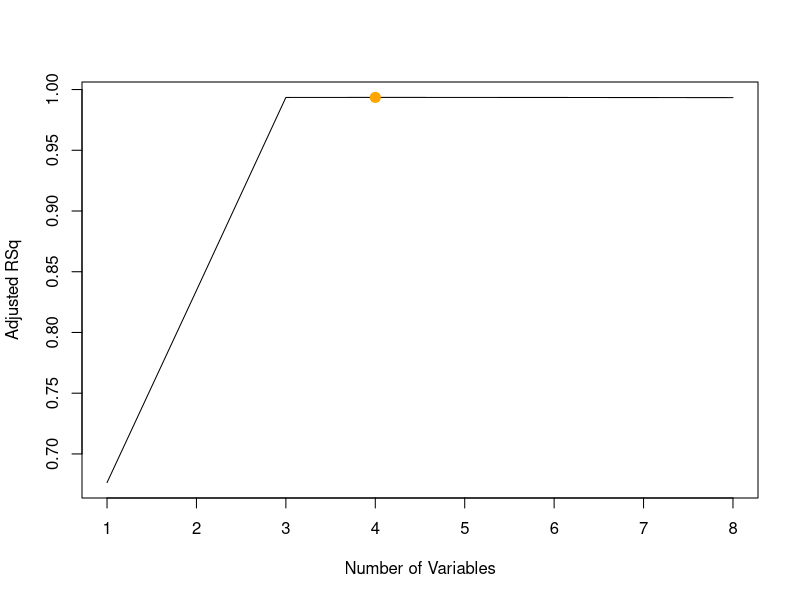
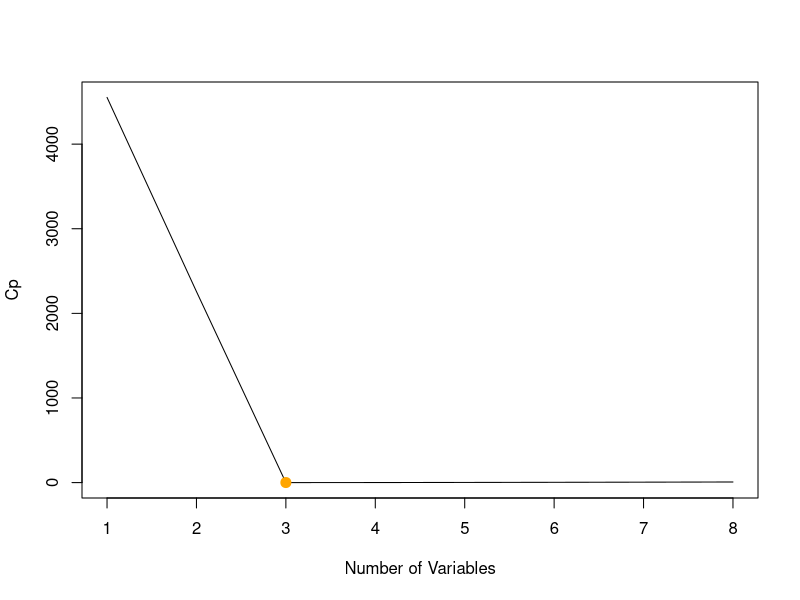
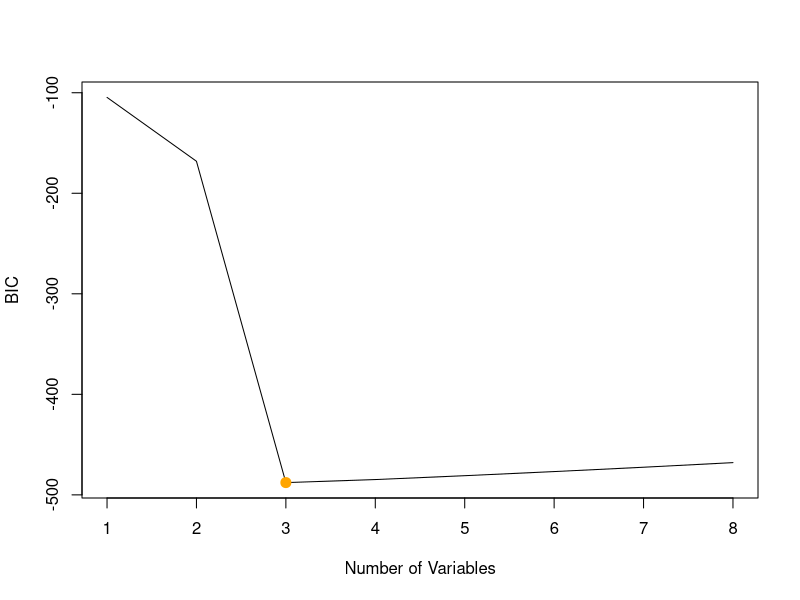
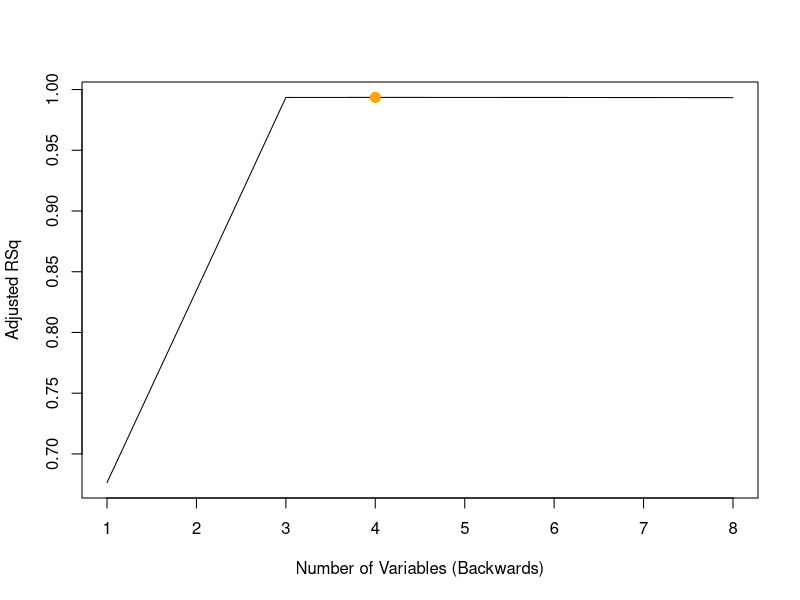
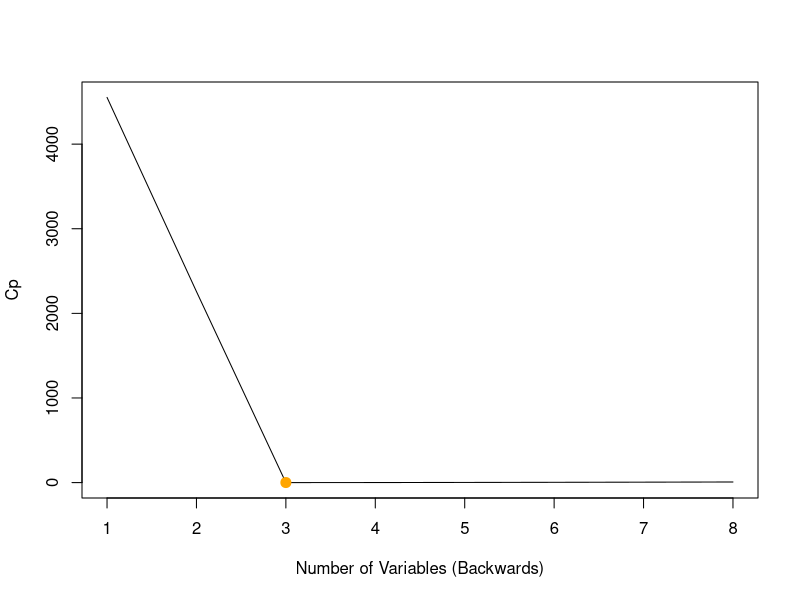
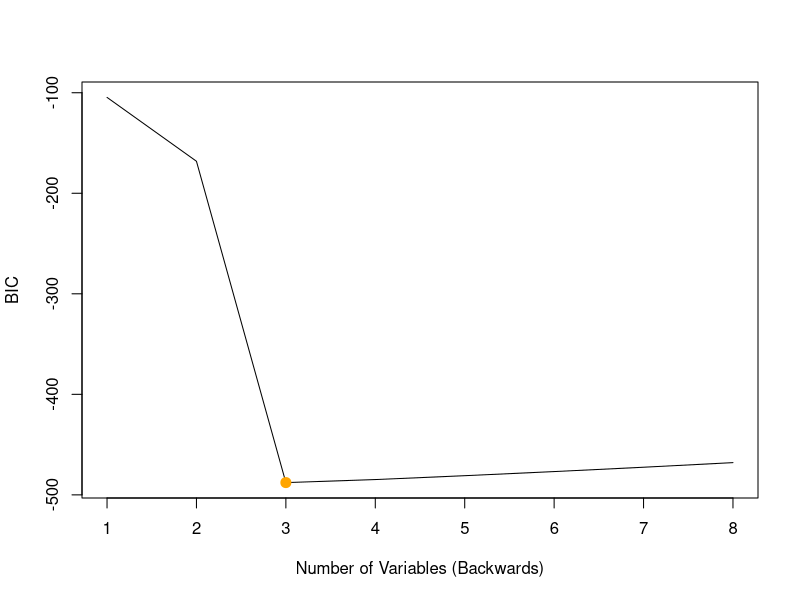
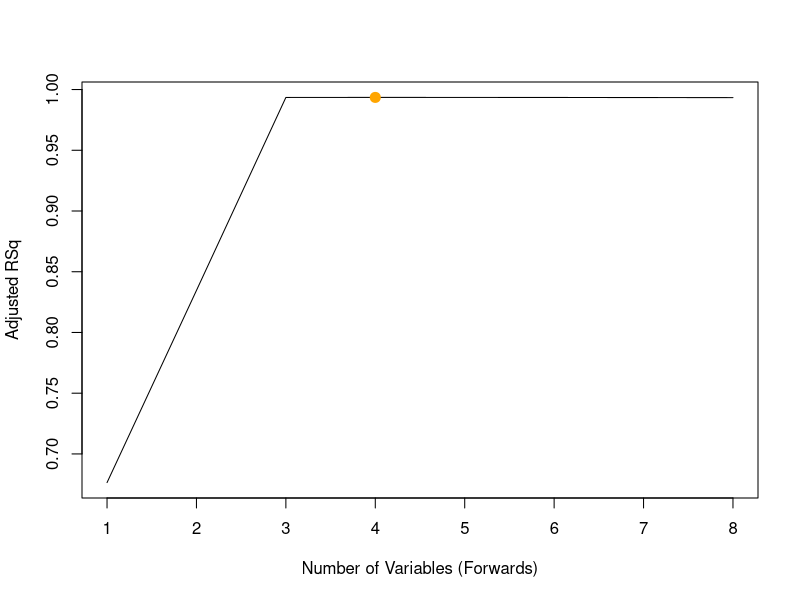
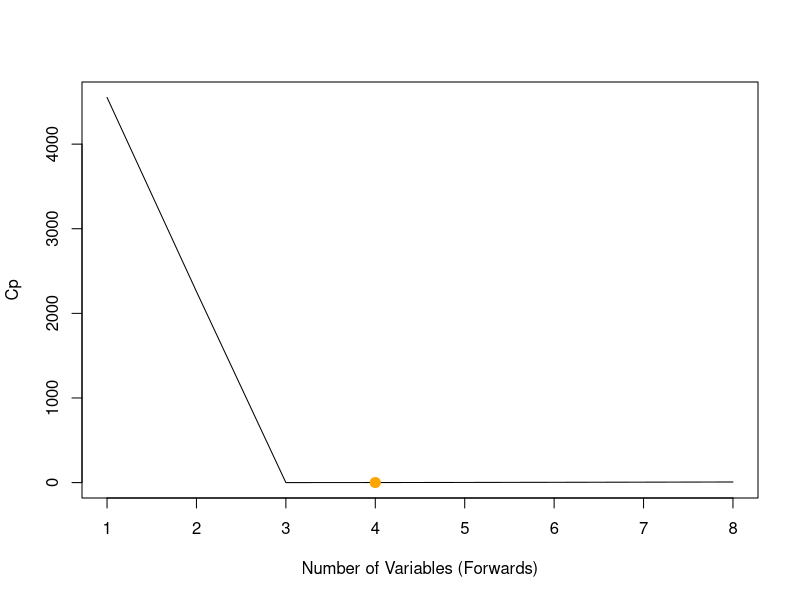

Source code (R) for these figures, in order: (Note: this script raises an error after producing the figures.)
## ---- chunk 1
library(leaps)
# a.
set.seed(1234)

X <- rnorm(100)
eps <- rnorm(100)

# b.
Y <- 3 + 2*X + pi * X^2 + exp(1) * X^3 + eps

# c.
### Adj R^2 chooses the 4 variable models, while the BIC and Cp method choose the 3 variable model. However, the difference between the 3 and 4 variable models for Adj R^2 are negligible ### 
data <- data.frame(X,Y)
regfit <- regsubsets(Y~poly(X,10), data=data)

regfit.summary <- summary(regfit)
names(regfit.summary)

which.max(regfit.summary$adjr2) # Adj R^2
which.min(regfit.summary$cp) # C_p
which.min(regfit.summary$bic) # BIC


plot(regfit.summary$adjr2, xlab = "Number of Variables", ylab = "Adjusted RSq", type = "l") # Plotting adj R^2 line
points(4, regfit.summary$adjr2[4], col = "orange", cex = 2, pch = 20) # Plotting point on line

plot(regfit.summary$cp, xlab = "Number of Variables", ylab = "Cp", type = "l")
points(3, regfit.summary$cp[4], col = "orange", cex = 2, pch = 20)

plot(regfit.summary$bic, xlab = "Number of Variables", ylab = "BIC", type = "l")
points(3, regfit.summary$bic[3], col = "orange", cex = 2, pch = 20)

## ---- chunk 2
### BACKWARDS ###
regfit.back <- regsubsets(Y~poly(X,10), data=data, method="backward")

back.summary <- summary(regfit.back)
names(back.summary)

which.max(back.summary$adjr2) # Adj R^2
which.min(back.summary$cp) # C_p
which.min(back.summary$bic) # BIC


plot(back.summary$adjr2, xlab = "Number of Variables (Backwards)", ylab = "Adjusted RSq", type = "l") # Plotting adj R^2 line
points(4, back.summary$adjr2[4], col = "orange", cex = 2, pch = 20) # Plotting point on line

plot(back.summary$cp, xlab = "Number of Variables (Backwards)", ylab = "Cp", type = "l")
points(3, back.summary$cp[4], col = "orange", cex = 2, pch = 20)

plot(back.summary$bic, xlab = "Number of Variables (Backwards)", ylab = "BIC", type = "l")
points(3, back.summary$bic[3], col = "orange", cex = 2, pch = 20)

### FORWARDS ###
regfit.forward <- regsubsets(Y~poly(X,10), data=data, method="forward")

forward.summary <- summary(regfit.forward)
names(forward.summary)

which.max(forward.summary$adjr2) # Adj R^2
which.min(forward.summary$cp) # C_p
which.min(forward.summary$bic) # BIC


plot(forward.summary$adjr2, xlab = "Number of Variables (Forwards)", ylab = "Adjusted RSq", type = "l") # Plotting adj R^2 line
points(4, forward.summary$adjr2[4], col = "orange", cex = 2, pch = 20) # Plotting point on line

plot(forward.summary$cp, xlab = "Number of Variables (Forwards)", ylab = "Cp", type = "l")
points(4, forward.summary$cp[4], col = "orange", cex = 2, pch = 20)

plot(forward.summary$bic, xlab = "Number of Variables (Forwards)", ylab = "BIC", type = "l")
points(3, forward.summary$bic[3], col = "orange", cex = 2, pch = 20)


## ---- chunk 3
# a.
set.seed(32)

p <- 20
n <- 1000

X <- matrix(data = rnorm(n * p, mean = 0, sd = 10), nrow = n, ncol = p)
beta <- runif(p, min=-5, max=5)
beta[c(3,12,19)] <- 0 # Fixing 3 of the beta elements to be 0
eps <- rnorm(1000, mean=0, sd=5)

Y <- X %*% beta + eps


# b.
train <- sample(1:n, size = 100, replace = FALSE)
train_X <- X[train,]
train_eps <- eps[train]
train_Y <- Y[train]
train_data <- data.frame(Y = train_Y, train_X)

test <- setdiff(1:n, train)
test_X <- X[test, ]
test_eps <- eps[test]
test_Y <- Y[test]
test_data <- data.frame(Y = test_Y, test_X)
## ---- chunk 4
# c.
regfit.best <- regsubsets(Y~., data=train_data, nvmax=20)
regfit.summary <- summary(regfit.best)

# From lab 5
predict.regsubsets <- function(object, newdata, id, ...) {
  form <- as.formula(object$call[[2]])
  mat <- model.matrix(form, newdata)
  coef <- coef(object, id = id)
  mat[, names(coef)] %*% coef
}

# Calculating train mse vector
train_mse <- rep(NA, p)
for (i in 1:p) {
  pred <- predict.regsubsets(regfit.best, newdata = train_data, id = i)
  train_mse[i] <- mean((train_data$Y - pred)^2)
}

# Plotting
plot(1:p, train_mse, type = "b",
     xlab = "Number of Predictors",
     ylab = "Training MSE",
     main = "Training MSE for Best Subset Selection")
points(which.min(train_mse), train_mse[which.min(train_mse)], col = "orange", cex = 2, pch = 20)
## ---- chunk 5
# Calculating test mse vector
test_mse <- rep(NA, p)
for (i in 1:p) {
  pred <- predict.regsubsets(regfit.best, newdata = test_data, id = i)
  test_mse[i] <- mean((test_data$Y - pred)^2)
}

# Plotting
plot(1:p, test_mse, type = "b",
     xlab = "Number of Predictors",
     ylab = "Test MSE",
     main = "Test MSE for Best Subset Selection")
points(which.min(test_mse), test_mse[which.min(test_mse)], col = "orange", cex = 2, pch = 20)
## ---- chunk 6
coef(regfit.best, 17)
beta
## ---- chunk 7
# Create a vector to store the sum of squared differences for each model size r
coef_error <- numeric(p)

names(beta) <- paste0("X", 1:p)

for (r in 1:p) {
  
  best_coef <- coef(regfit.best, id = r)
  
  est_beta <- rep(0, p)
  names(est_beta) <- paste0("X", 1:p)

  predictors <- names(best_coef)[-1]
  est_beta[predictors] <- best_coef[predictors]
  coef_error[r] <- sum((beta - est_beta)^2)
}

plot(1:p, coef_error, type = "b",
     xlab = "Number of Predictors (r)",
     ylab = "Parameter Differences",
     main = "Coefficient Error vs. Model Size")
